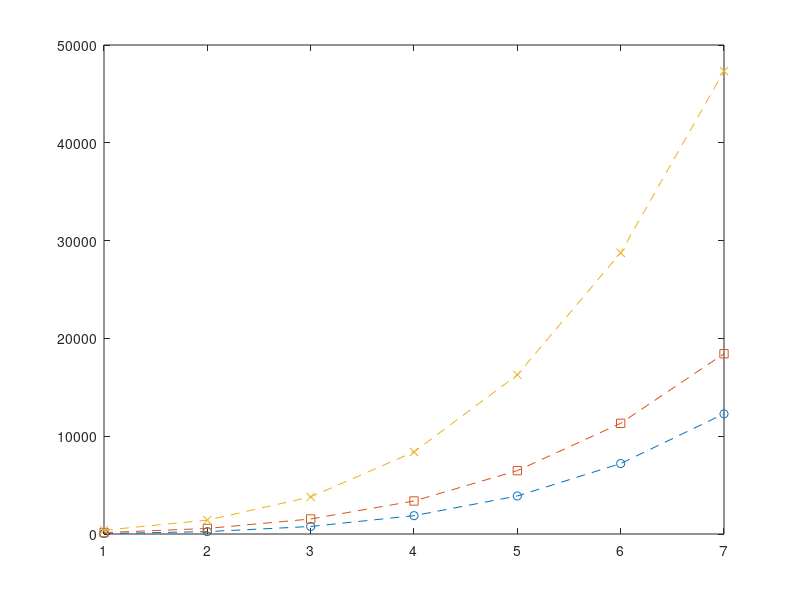

Recreate this plot in MATLAB. (Note: this script raises an error after producing the figure.)
N = 1:7;

tp_GLL = 3*(N+1).^4;
tp_GQ = tp_GLL + 12*(N+1).^3;
tp_stag = 3*(N+2).^4;

% plot(tp_GLL,'o--')
% hold on
% plot(tp_GQ,'s--')
% plot(tp_stag,'x--')

op_GLL = 3*(N+1).^4;
op_GQ = op_GLL + 12*(N+1).^3;
op_stag = 3*(N+2).^4 + 6*(N+1).^3.*(N+2);

plot(op_GLL,'o--')
hold on
plot(op_GQ,'s--')
plot(op_stag,'x--')

% fprintf('\n');
% print_pgf_coordinates(tp_GLL)
% print_pgf_coordinates(tp_GQ)
% print_pgf_coordinates(tp_stag)
fprintf('\n');
print_pgf_coordinates(op_GLL)
print_pgf_coordinates(op_stag)
print_pgf_coordinates(op_GQ)
